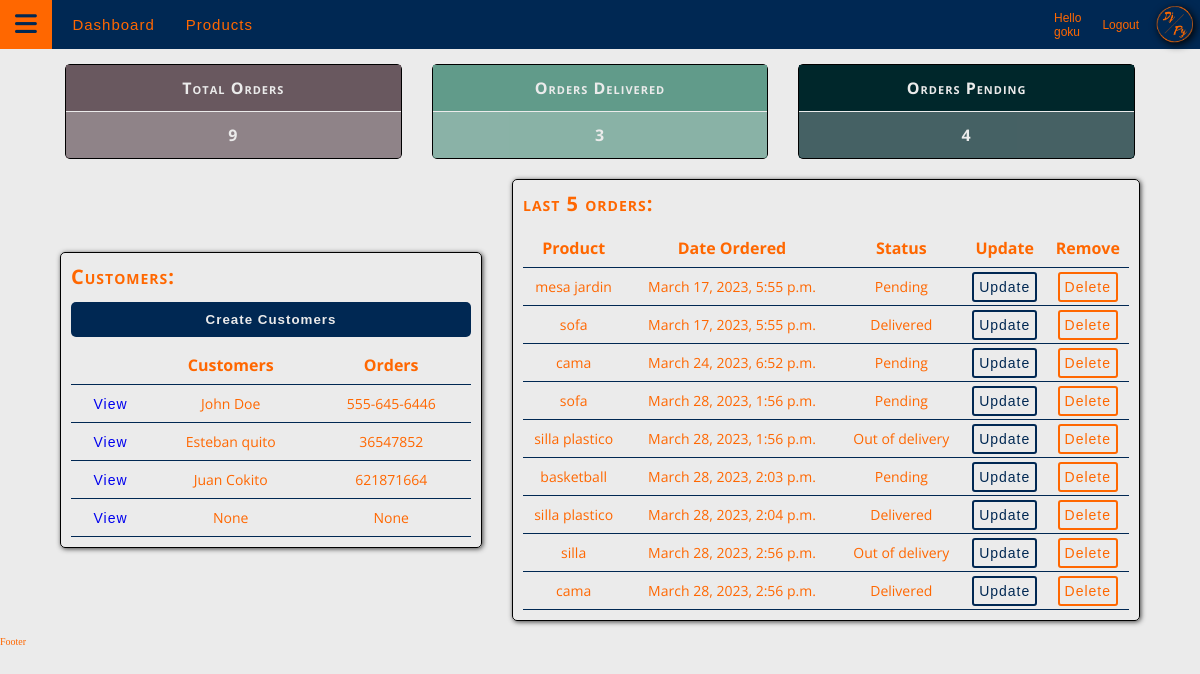
Before: / (signed in) with the older database file.
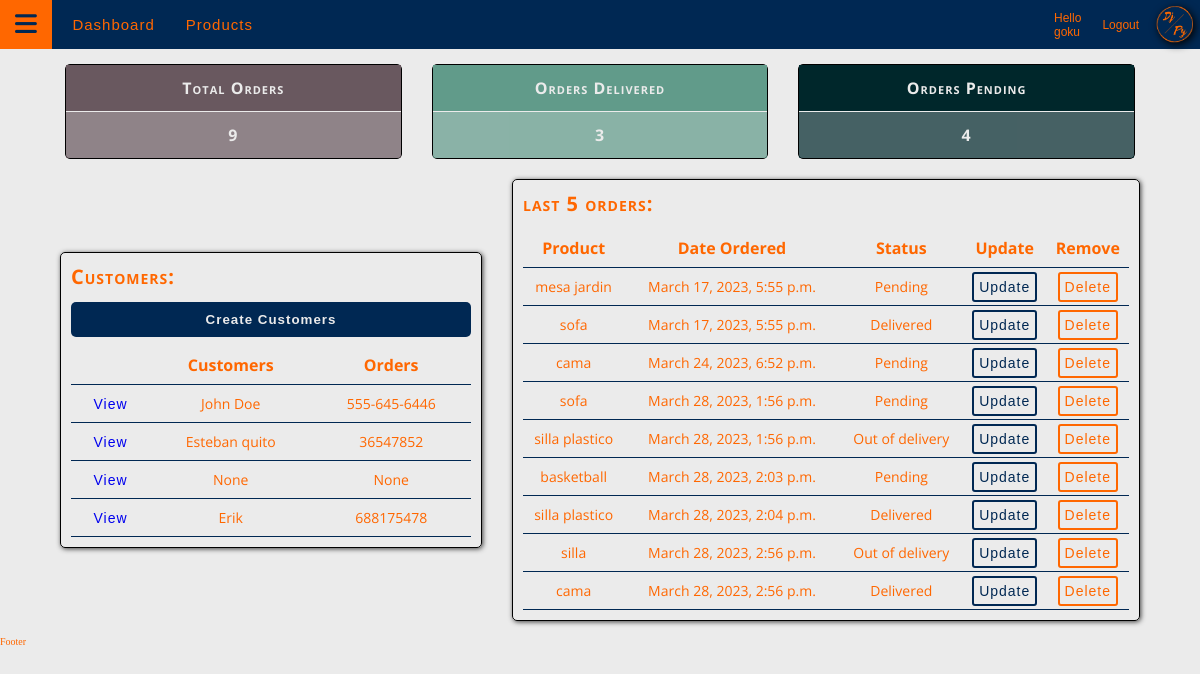
After: the same page with the newer database file.
### accounts/models.py (models this page shows, shortened)
class Customer(models.Model):
    user = models.OneToOneField(User, null=True, blank=True, on_delete=models.CASCADE)
    name = models.CharField(max_length=200, null=True)
    phone = models.CharField(max_length=200, null=True)
    email = models.CharField(max_length=200, null=True)
    profile_pic = models.ImageField(default="profile1.png", null=True, blank=True)
    date_created = models.DateTimeField(auto_now_add=True, null=True)

class Order(models.Model):
    STATUS = (
        ('Pending', 'Pending'),
        ('Out of delivery', 'Out of delivery'),
        ('Delivered', 'Delivered')
    )
    customer = models.ForeignKey(Customer, null=True, on_delete= models.SET_NULL)
    product = models.ForeignKey(Product, null=True, on_delete= models.SET_NULL)
    date_created = models.DateTimeField(auto_now_add=True, null=True)
    status = models.CharField(max_length=100, null=True, choices=STATUS)
    note = models.CharField(max_length=100, null=True)

class Product(models.Model):
    CATEGORY = (
        ('Indoor', 'Indoor'),
        ('Out Door', 'Out Door')
    )
    name = models.CharField(max_length=100, null=True)
    price = models.FloatField(null=True)
    category = models.CharField(max_length=100, null=True, choices=CATEGORY)
    description = models.CharField(max_length=200, null=True, blank=True)
    date_created = models.DateTimeField(auto_now_add=True, null=True)
    tags = models.ManyToManyField(Tag)
    def __str__(self):
        return self.name

### accounts/decorators.py (the view)
    def wrapper_function(request, *args, **kwargs):
        group = None
        if request.user.groups.exists():
            group = request.user.groups.all()[0].name
        if group == 'customer':
            return redirect('user-page')
        if group == 'admin':
            return view_func(request, *args, **kwargs)

### accounts/views.py (called while the page is built)
@login_required(login_url='loginPage')
@admin_only
def home(request):
    orders = Order.objects.all()
    customers = Customer.objects.all()
    total_customers = customers.count()
    total_orders = orders.count()
    delivered = orders.filter(status='Delivered').count()
    pending = orders.filter(status='Pending').count()
    context = {'orders': orders, 'customers': customers, 'total_orders': total_orders, 'delivered': delivered, 'pending': pending, 'total_customers': total_customers}
    return render(request, 'accounts/dashboard.html', context);

### accounts/templates/accounts/dashboard.html (shortened to what this page needs)
{% extends 'accounts/main.html' %}
{% block content %}
{% include 'accounts/status.html' %}
<main class="dashboard-container">
    <section class="customers">
        <h5 class="acc-title">Customers:</h5>
        <div class="customers-section">
            <a href="#"><button type="button"   class="co-btn">Create Customers</button></a>
            <table class="co-table">
                <tr>
                    <th></th>
                    <th>Customers</th>
                    <th>Orders</th>
                </tr>
                {% for customer in customers %}
                    <tr>
                        <td><a href="{% url 'customers' customer.id %}" class="btn">View</a></td>
                        <td>{{ customer.name }}</td>
                        <td>{{ customer.phone }}</td>
                    </tr>
                {% endfor %}
            </table>
        </div>
    </section>
    <section class="orders">
        <h5 class="acc-title">last 5 orders:</h5>
        <div class="orders-section">
            <table class="co-table">
                <tr>
                    <th>Product</th>
                    <th>Date Ordered</th>
                    <th>Status</th>
                    <th>Update</th>
                    <th>Remove</th>
                </tr>
                {% for order in orders %}
                    <tr>
                        <td>{{ order.product }}</td>
                        <td>{{ order.date_created }}</td>
                        <td>{{ order.status }}</td>
                        <td><a class="btn btn-info" href="{% url 'update_order' order.id %}">Update</a></td>
                        <td><a class="btn btn-danger" href="{% url 'delete_order' order.id %}">Delete</a></td>
                    </tr>
                {% endfor %}
            </table>
        </div>
    </section>
</main>
{% endblock  %}

### accounts/templates/accounts/main.html (shortened to what this page needs)
{% load static %}
<!DOCTYPE html>
<html lang="en">
<head>
    <link rel="stylesheet" type="text/css" href="{% static 'accounts/css/style.css' %}">
</head>
<body>
    {% include 'accounts/navbar.html' %}
    {% block content %}
    {% endblock %}
    <footer>Footer</footer>
</body>
</html>

### accounts/templates/accounts/navbar.html (shortened to what this page needs)
{% load static %}
<nav class="main_navbar">
    <span>
        <i class="fa-solid fa-bars"></i>
    </span>
    <div class="nav-links">
        <ul class="links-list">
            {% if request.user.is_staff %}
            <li class="list-item">
                <a href="{% url 'home' %}">Dashboard</a>
            </li>
            <li class="list-item">
                <a href="{% url 'products' %}">Products</a>
            </li>
            {% else %}
            <li class="list-item">
                <a href="{% url 'account' %}">Settings</a>
            </li>
            {% endif %}
        </ul>
    </div>
    <div class="user-links">
        <ul class="user_links-list">
            <li class="user_list-item">Hello {{request.user}}</li>
            <li class="user_list-item"><a href="{% url 'logoutPage' %}">Logout</a></li>
        </ul>
    </div>
    <figure class="logo">
        <img src="{% static 'accounts/images/logodjpy.webp' %}" alt="Project_Logo">
    </figure>
</nav>

### accounts/templates/accounts/status.html
<section class="status-cards">
    <div class="cards ">
        <div class="card-header fCard">
            <h5 class="co-title">Total Orders</h5>
        </div>
        <div class="card-body fbc">
            <h5 class="co-title">{{total_orders}}</h5>
        </div>
    </div>
    <div class="cards ">
        <div class="card-header sCard">
            <h5 class="co-title">Orders Delivered</h5>
        </div>
        <div class="card-body sbc">
            <h5 class="co-title">{{delivered}}</h5>
        </div>
    </div>
    <div class="cards">
        <div class="card-header  tCard">
            <h5 class="co-title">Orders Pending</h5>
        </div>
        <div class="card-body tbc">
            <h5 class="co-title">{{pending}}</h5>
        </div>
    </div>
</section>

Changed rows visible on the page:
removed Customer: name "Juan Cokito", phone "621871664"
added Customer: name "Erik", phone "688175478"
